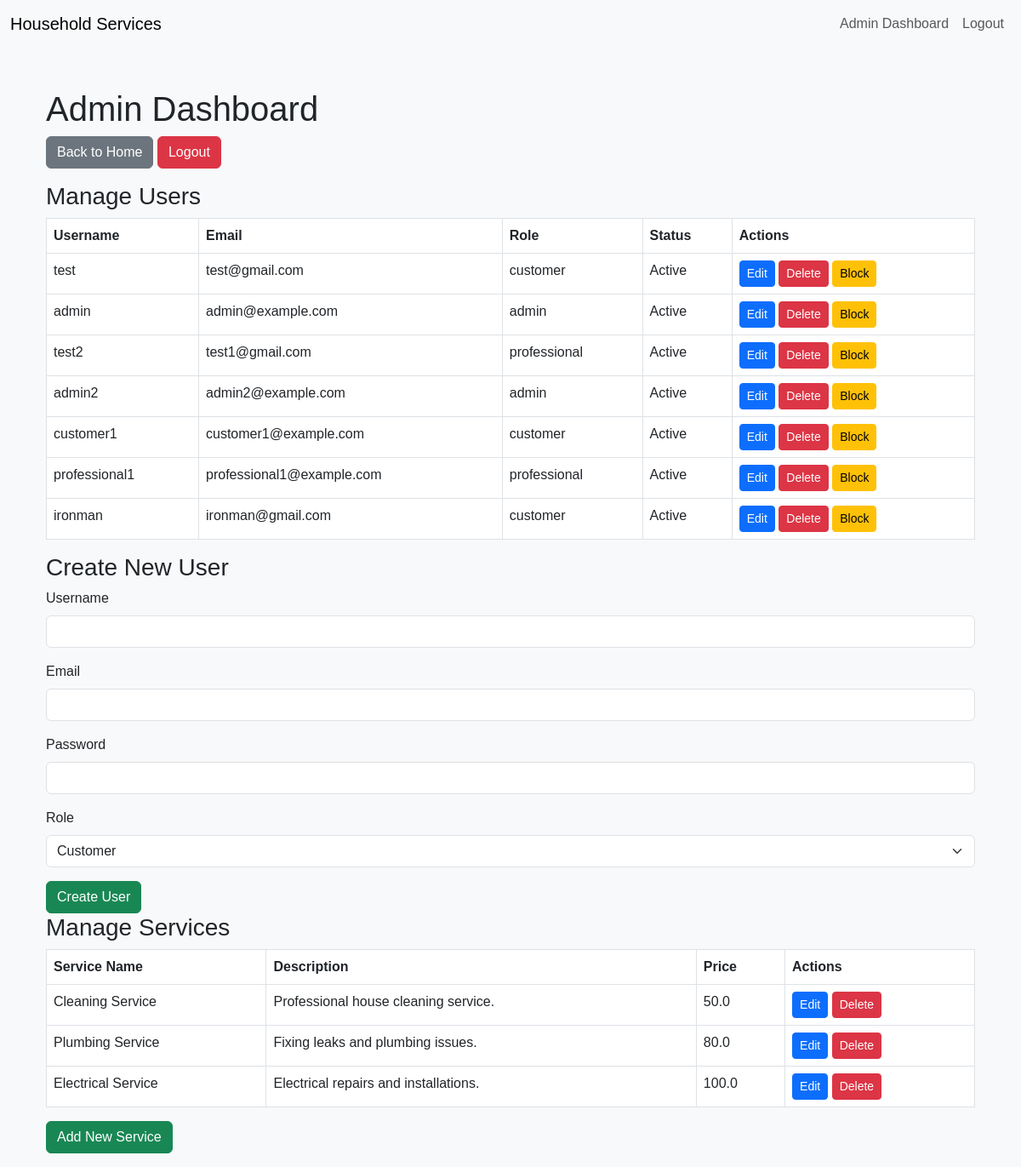
/admin_dashboard (signed in), run on the app's committed database.
### models.py (models this page shows, shortened)
class User(db.Model, UserMixin):
    __tablename__ = 'users'
    id = db.Column(db.Integer, primary_key=True)
    username = db.Column(db.String(80), unique=True, nullable=False)
    email = db.Column(db.String(120), unique=True, nullable=False)
    password = db.Column(db.String(100), nullable=False)
    role = db.Column(db.String(20), nullable=False)
    name = db.Column(db.String(100), nullable=False)
    date_created = db.Column(db.DateTime, default=datetime.utcnow)
    active = db.Column(db.Boolean, default=True)
    profile_picture = db.Column(db.String(200), nullable=True)
    description = db.Column(db.String(500), nullable=True)
    service_type = db.Column(db.String(100), nullable=True)
    experience = db.Column(db.Integer, nullable=True)
    documents = db.relationship('ProfessionalDocument', backref='professional', lazy=True)
    ratings = db.relationship('Rating', backref='user', lazy=True)
    notifications = db.relationship('Notification', backref='user', lazy=True)
    settings = db.relationship('UserSettings', backref='user', uselist=False)

class Service(db.Model):
    id = db.Column(db.Integer, primary_key=True)
    name = db.Column(db.String(100), nullable=False)
    description = db.Column(db.String(500), nullable=True)
    price = db.Column(db.Float, nullable=False)
    rating = db.Column(db.Float, nullable=True)
    status = db.Column(db.String(20), default='pending')
    time_required = db.Column(db.String(50), nullable=True)  # Add time_required column

### app.py (the view)
@app.route('/admin_dashboard')
@login_required
def admin_dashboard():
    if current_user.role != 'admin':
        flash('You must be an admin to access this page.', 'danger')
        return redirect(url_for('home'))
    users = User.query.all()
    services = Service.query.all()
    return render_template('admin_dashboard.html', users=users, services=services)

### app.py (called while the page is built)
@login_manager.user_loader
def load_user(user_id):
    return User.query.get(int(user_id))

### templates/admin_dashboard.html (shortened to what this page needs)
{% extends "layout.html" %}
{% block content %}
<div class="container mt-5">
    <h1>Admin Dashboard</h1>
    <a href="{{ url_for('home') }}" class="btn btn-secondary mb-3">Back to Home</a>
    <a href="{{ url_for('logout') }}" class="btn btn-danger mb-3">Logout</a>
    <h3>Manage Users</h3>
    <table class="table table-bordered">
        <thead>
            <tr>
                <th>Username</th>
                <th>Email</th>
                <th>Role</th>
                <th>Status</th>
                <th>Actions</th>
            </tr>
        </thead>
        <tbody>
            {% for user in users %}
            <tr>
                <td>{{ user.username }}</td>
                <td>{{ user.email }}</td>
                <td>{{ user.role }}</td>
                <td>{{ 'Active' if user.active else 'Blocked' }}</td>
                <td>
                    <a href="{{ url_for('edit_user', user_id=user.id) }}" class="btn btn-primary btn-sm">Edit</a>
                    <form action="{{ url_for('delete_user', user_id=user.id) }}" method="POST" style="display:inline;">
                        <button type="submit" class="btn btn-danger btn-sm">Delete</button>
                    </form>
                    {% if user.active %}
                    <form action="{{ url_for('block_user', user_id=user.id) }}" method="POST" style="display:inline;">
                        <button type="submit" class="btn btn-warning btn-sm">Block</button>
                    </form>
                    {% else %}
                    <form action="{{ url_for('unblock_user', user_id=user.id) }}" method="POST" style="display:inline;">
                        <button type="submit" class="btn btn-info btn-sm">Unblock</button>
                    </form>
                    {% endif %}
                </td>
            </tr>
            {% endfor %}
        </tbody>
    </table>
    <h3>Create New User</h3>
    <form action="{{ url_for('create_user') }}" method="POST">
        <div class="mb-3">
            <label for="username" class="form-label">Username</label>
            <input type="text" class="form-control" id="username" name="username" required>
        </div>
        <div class="mb-3">
            <label for="email" class="form-label">Email</label>
            <input type="email" class="form-control" id="email" name="email" required>
        </div>
        <div class="mb-3">
            <label for="password" class="form-label">Password</label>
            <input type="password" class="form-control" id="password" name="password" required>
        </div>
        <div class="mb-3">
            <label for="role" class="form-label">Role</label>
            <select class="form-select" id="role" name="role" required>
                <option value="customer">Customer</option>
            </select>
        </div>
        <button type="submit" class="btn btn-success">Create User</button>
    </form>
    <h3>Manage Services</h3>
    <table class="table table-bordered">
        <thead>
            <tr>
                <th>Service Name</th>
                <th>Description</th>
                <th>Price</th>
                <th>Actions</th>
            </tr>
        </thead>
        <tbody>
            {% for service in services %}
            <tr>
                <td>{{ service.name }}</td>
                <td>{{ service.description }}</td>
                <td>{{ service.price }}</td>
                <td>
                    <a href="{{ url_for('edit_service', service_id=service.id) }}" class="btn btn-primary btn-sm">Edit</a>
                    <form action="{{ url_for('delete_service', service_id=service.id) }}" method="POST" style="display:inline;">
                        <button type="submit" class="btn btn-danger btn-sm">Delete</button>
                    </form>
                </td>
            </tr>
            {% endfor %}
        </tbody>
    </table>
    <a href="{{ url_for('add_service') }}" class="btn btn-success mb-3">Add New Service</a>
</div>
{% endblock %}

### templates/layout.html (style rules this page uses)
body { font-family: Arial, sans-serif; background-color: #f8f9fa; }

### data on the page
User: username "test", email "test@gmail.com", role "customer", active "Active"
User: username "admin", email "admin@example.com", role "admin", active "Active"
User: username "test2", email "test1@gmail.com", role "professional", active "Active"
User: username "admin2", email "admin2@example.com", role "admin", active "Active"
User: username "customer1", email "customer1@example.com", role "customer", active "Active"
User: username "professional1", email "professional1@example.com", role "professional", active "Active"
User: username "ironman", email "ironman@gmail.com", role "customer", active "Active"
Service: name "Cleaning Service", description "Professional house cleaning service.", price "50.0"
Service: name "Plumbing Service", description "Fixing leaks and plumbing issues.", price "80.0"
Service: name "Electrical Service", description "Electrical repairs and installations.", price "100.0"
